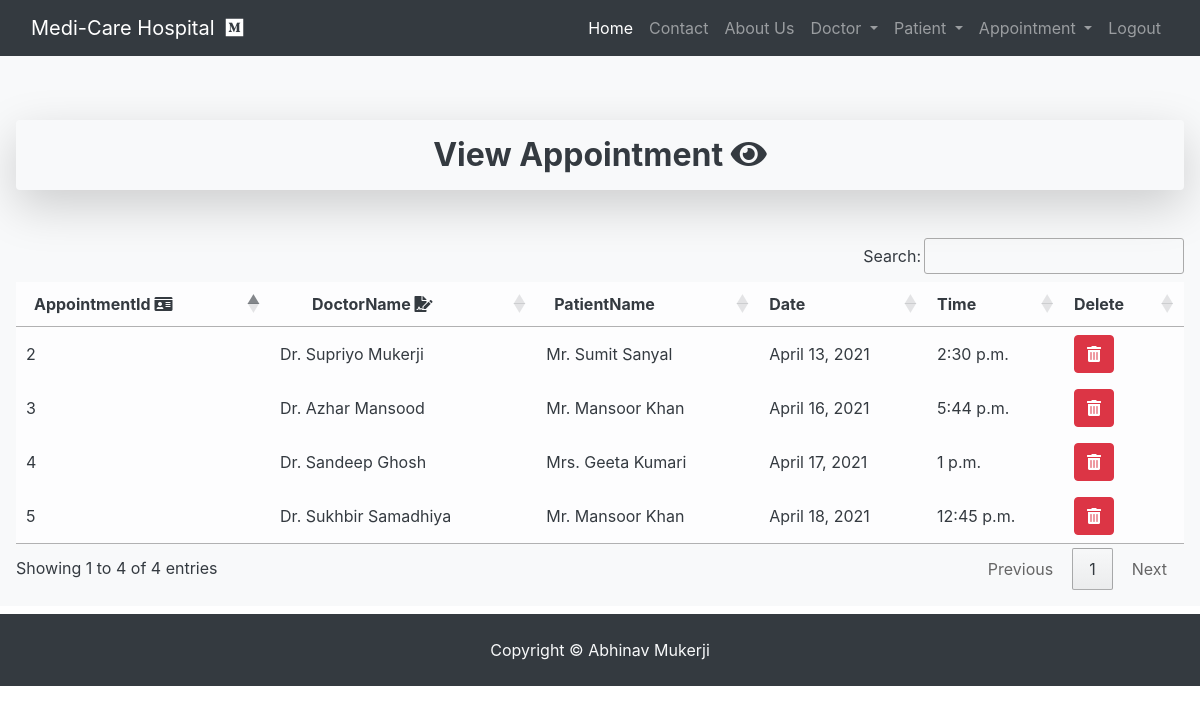
The page /view_appointment/ (signed in) on the database its author committed.
### hospital/models.py (models this page shows)
class Appointment(models.Model):
	Doctor=models.ForeignKey(Doctor,on_delete=models.CASCADE)
	Patient=models.ForeignKey(Patient,on_delete=models.CASCADE)
	date=models.DateField()
	time=models.TimeField()

class Doctor(models.Model):
	Name=models.CharField(max_length=50)
	mobile=models.IntegerField(unique=True)
	special=models.CharField(max_length=50)

class Patient(models.Model):
	name=models.CharField(max_length=50)
	gender=models.CharField(max_length=10)
	mobile=models.IntegerField(null=True,unique=True)
	address=models.TextField()

### hospital/views.py (the view)
# urls.py: path('view_appointment/',View_Appointment,name='view_appointment'),
def View_Appointment(request):
	if not request.user.is_staff:
		return redirect('login')
	doc=Appointment.objects.all()
	d={'doc':doc}
	return render(request,'view_appointment.html',d)

### hospital/templates/view_appointment.html
{% include 'base.html' %}
{% include 'navigation.html' %}
 <div class="p-3 mb-2 bg-light text-dark">
  <div>
   <br><br>
   <h2 class="text-center"><div class="shadow-lg p-3 mb-5 bg-body rounded"><b>View Appointment <i class="fas fa-eye"></i></b></div></h2>
   <table id="example" class="table-light">
    <thead>
     <tr>
      <th>&ensp;AppointmentId <i class="fas fa-id-card"></i></th>
      <th>&ensp;&ensp;&ensp;&ensp;DoctorName <i class="fas fa-file-signature"></i></th>
      <th>&ensp;PatientName </th>
      <th>Date</th>
      <th>Time</th>
      <th>Delete</th>
     </tr>
    </thead>
    <body>
     {% for i in doc %}
     <tr>
      <td>{{i.id}}</td>
      <td>{{i.Doctor.Name}}</td>
      <td>{{i.Patient.name}}</td>
      <td>{{i.date}}</td>
      <td>{{i.time}}</td>
      <td><a href="{% url 'delete_appointment' i.id%}" onclick="return confirm('Are you sure you want to delete?')" class="btn btn-danger"><i class="fas fa-trash-alt"></i></a>
      </td>
     </tr>
     {% endfor %}
    </body>
   </table>
  </div>
 </div>
<footer class="text-center py-4 text-light bg-dark"> Copyright &copy Abhinav Mukerji </footer>

### rows shown on the page
Appointment: id "2", Doctor.Name "Dr. Supriyo Mukerji", Patient.name "Mr. Sumit Sanyal", date "April 13, 2021", time "2:30 p.m."
Appointment: id "3", Doctor.Name "Dr. Azhar Mansood", Patient.name "Mr. Mansoor Khan", date "April 16, 2021", time "5:44 p.m."
Appointment: id "4", Doctor.Name "Dr. Sandeep Ghosh", Patient.name "Mrs. Geeta Kumari", date "April 17, 2021", time "1 p.m."
Appointment: id "5", Doctor.Name "Dr. Sukhbir Samadhiya", Patient.name "Mr. Mansoor Khan", date "April 18, 2021", time "12:45 p.m."
